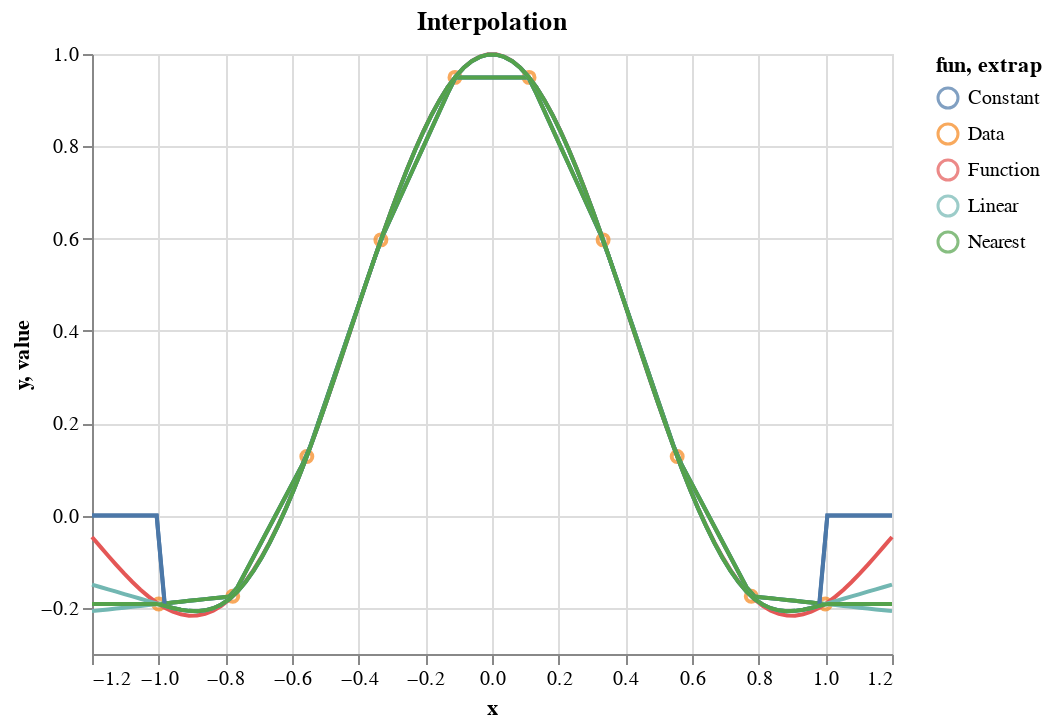

Write notebook code for a chart like this one.
### Code cell
ch0 = alt.Chart(df0).mark_point().encode(x='x:Q',y='y:Q',color='fun:N',detail='fun').transform_filter(datum.fun=='Data')
ch00 = alt.Chart(df0).mark_line().encode(x='x:Q',y='y:Q',color='fun:N',detail='fun').transform_filter(datum.fun=='Function')
ch1 = alt.Chart(df, title='Interpolation').mark_line().encode(x='x',y='value',color='extrap', detail=('k','extrap')).add_selection(single).transform_filter(single)
# ch2 = alt.Chart(df).mark_line().encode(x='x',y='value',color='k:N',detail=('k','extrap'))
ch0+ch00+ch1

### Figure 1 — Vega-Lite specification as saved in the notebook (floating-point values rounded to 4 significant figures; data arrays with more than 128 entries replaced by an {"elided": "..."} marker saying what was removed)
{"$schema": "https://vega.github.io/schema/vega-lite/v2.6.0.json", "config": {"view": {"height": 300, "width": 400}}, "datasets": {"data-373735f976f471b91159544507e25ff8": {"elided": "600 records"}, "data-4217a6c929eb0a305a8c72e00a387b44": [{"fun": "Data", "x": "-1.0", "y": "-0.19178475984314272"}, {"fun": "Data", "x": "-0.7777777777777778", "y": "-0.1747693324677232"}, {"fun": "Data", "x": "-0.5555555555555556", "y": "0.12810273435072683"}, {"fun": "Data", "x": "-0.33333333333333337", "y": "0.5972443588700161"}, {"fun": "Data", "x": "-0.11111111111111116", "y": "0.9493475148569697"}, {"fun": "Data", "x": "0.11111111111111116", "y": "0.9493475148569697"}, {"fun": "Data", "x": "0.33333333333333326", "y": "0.5972443588700164"}, {"fun": "Data", "x": "0.5555555555555554", "y": "0.12810273435072717"}, {"fun": "Data", "x": "0.7777777777777777", "y": "-0.17476933246772314"}, {"fun": "Data", "x": "1.0", "y": "-0.19178475984314272"}, {"fun": "Function", "x": "-1.2", "y": "-0.04656908190990291"}, {"fun": "Function", "x": "-1.1757575757575758", "y": "-0.06692942247711572"}, {"fun": "Function", "x": "-1.1515151515151514", "y": "-0.08714421457173124"}, {"fun": "Function", "x": "-1.1272727272727272", "y": "-0.106922170188949"}, {"fun": "Function", "x": "-1.103030303030303", "y": "-0.12596598390494812"}, {"fun": "Function", "x": "-1.0787878787878786", "y": "-0.14397568542484868"}, {"fun": "Function", "x": "-1.0545454545454545", "y": "-0.16065209338041372"}, {"fun": "Function", "x": "-1.0303030303030303", "y": "-0.17570033057836132"}, {"fun": "Function", "x": "-1.006060606060606", "y": "-0.18883335963211464"}, {"fun": "Function", "x": "-0.9818181818181818", "y": "-0.1997754971333988"}, {"fun": "Function", "x": "-0.9575757575757575", "y": "-0.20826586424931942"}, {"fun": "Function", "x": "-0.9333333333333333", "y": "-0.2140617318733032"}, {"fun": "Function", "x": "-0.9090909090909091", "y": "-0.21694171921595845"}, {"fun": "Function", "x": "-0.8848484848484848", "y": "-0.21670880598951436"}, {"fun": "Function", "x": "-0.8606060606060606", "y": "-0.2131931201055802"}, {"fun": "Function", "x": "-0.8363636363636363", "y": "-0.20625446505275297"}, {"fun": "Function", "x": "-0.812121212121212", "y": "-0.19578455382419693"}, {"fun": "Function", "x": "-0.7878787878787878", "y": "-0.18170891939594255"}, {"fun": "Function", "x": "-0.7636363636363637", "y": "-0.16398847527900026"}, {"fun": "Function", "x": "-0.7393939393939393", "y": "-0.1426207035420457"}, {"fun": "Function", "x": "-0.7151515151515151", "y": "-0.11764045188135529"}, {"fun": "Function", "x": "-0.6909090909090909", "y": "-0.08912032575171955"}, {"fun": "Function", "x": "-0.6666666666666666", "y": "-0.05717066621361849"}, {"fun": "Function", "x": "-0.6424242424242423", "y": "-0.021939108942526857"}, {"fun": "Function", "x": "-0.6181818181818182", "y": "0.016390275271801612"}, {"fun": "Function", "x": "-0.5939393939393939", "y": "0.05759825329391105"}, {"fun": "Function", "x": "-0.5696969696969697", "y": "0.10143210555009567"}, {"fun": "Function", "x": "-0.5454545454545454", "y": "0.14760769014614233"}, {"fun": "Function", "x": "-0.5212121212121211", "y": "0.195811875613373"}, {"fun": "Function", "x": "-0.49696969696969695", "y": "0.24570531825126052"}, {"fun": "Function", "x": "-0.47272727272727266", "y": "0.2969255558439767"}, {"fun": "Function", "x": "-0.4484848484848485", "y": "0.34909038564840184"}, {"fun": "Function", "x": "-0.4242424242424242", "y": "0.4018014910310182"}, {"fun": "Function", "x": "-0.3999999999999999", "y": "0.45464827801505636"}, {"fun": "Function", "x": "-0.37575757575757573", "y": "0.507211880326904"}, {"fun": "Function", "x": "-0.35151515151515145", "y": "0.5590692893363356"}, {"fun": "Function", "x": "-0.32727272727272727", "y": "0.6097975635970834"}, {"fun": "Function", "x": "-0.303030303030303", "y": "0.6589780715350266"}, {"fun": "Function", "x": "-0.2787878787878787", "y": "0.7062007202167283"}, {"fun": "Function", "x": "-0.2545454545454545", "y": "0.7510681230705029"}, {"fun": "Function", "x": "-0.23030303030303023", "y": "0.7931996599281512"}, {"fun": "Function", "x": "-0.20606060606060606", "y": "0.8322353838036256"}, {"fun": "Function", "x": "-0.18181818181818188", "y": "0.8678397304140947"}, {"fun": "Function", "x": "-0.15757575757575748", "y": "0.899704988561377"}, {"fun": "Function", "x": "-0.1333333333333333", "y": "0.9275544921032948"}, {"fun": "Function", "x": "-0.10909090909090913", "y": "0.9511454973247854"}, {"fun": "Function", "x": "-0.08484848484848473", "y": "0.9702717130313825"}, {"fun": "Function", "x": "-0.06060606060606055", "y": "0.9847654545914649"}, {"fun": "Function", "x": "-0.036363636363636376", "y": "0.9944993974020491"}, {"fun": "Function", "x": "-0.012121212121211977", "y": "0.999387909795235"}, {"fun": "Function", "x": "0.0121212121212122", "y": "0.9993879097952348"}, {"fun": "Function", "x": "0.036363636363636376", "y": "0.9944993974020491"}, {"fun": "Function", "x": "0.06060606060606055", "y": "0.9847654545914649"}, {"fun": "Function", "x": "0.08484848484848495", "y": "0.9702717130313823"}, {"fun": "Function", "x": "0.10909090909090913", "y": "0.9511454973247854"}, {"fun": "Function", "x": "0.1333333333333333", "y": "0.9275544921032948"}, {"fun": "Function", "x": "0.1575757575757577", "y": "0.8997049885613767"}, {"fun": "Function", "x": "0.18181818181818188", "y": "0.8678397304140947"}, {"fun": "Function", "x": "0.20606060606060606", "y": "0.8322353838036256"}, {"fun": "Function", "x": "0.23030303030303045", "y": "0.7931996599281508"}, {"fun": "Function", "x": "0.25454545454545463", "y": "0.7510681230705026"}, {"fun": "Function", "x": "0.2787878787878788", "y": "0.7062007202167282"}, {"fun": "Function", "x": "0.303030303030303", "y": "0.6589780715350266"}, {"fun": "Function", "x": "0.3272727272727274", "y": "0.609797563597083"}, {"fun": "Function", "x": "0.35151515151515156", "y": "0.5590692893363354"}, {"fun": "Function", "x": "0.37575757575757573", "y": "0.507211880326904"}, {"fun": "Function", "x": "0.40000000000000013", "y": "0.4546482780150558"}, {"fun": "Function", "x": "0.4242424242424243", "y": "0.40180149103101803"}, {"fun": "Function", "x": "0.4484848484848485", "y": "0.34909038564840184"}, {"fun": "Function", "x": "0.47272727272727266", "y": "0.2969255558439767"}, {"fun": "Function", "x": "0.49696969696969706", "y": "0.24570531825126035"}, {"fun": "Function", "x": "0.5212121212121212", "y": "0.19581187561337263"}, {"fun": "Function", "x": "0.5454545454545454", "y": "0.14760769014614233"}, {"fun": "Function", "x": "0.5696969696969698", "y": "0.10143210555009549"}, {"fun": "Function", "x": "0.593939393939394", "y": "0.05759825329391089"}, {"fun": "Function", "x": "0.6181818181818182", "y": "0.016390275271801612"}, {"fun": "Function", "x": "0.6424242424242426", "y": "-0.021939108942527128"}, {"fun": "Function", "x": "0.6666666666666667", "y": "-0.057170666213618736"}, {"fun": "Function", "x": "0.6909090909090909", "y": "-0.08912032575171955"}, {"fun": "Function", "x": "0.7151515151515151", "y": "-0.11764045188135529"}, {"fun": "Function", "x": "0.7393939393939395", "y": "-0.14262070354204587"}, {"fun": "Function", "x": "0.7636363636363637", "y": "-0.16398847527900026"}, {"fun": "Function", "x": "0.7878787878787878", "y": "-0.18170891939594255"}, {"fun": "Function", "x": "0.8121212121212122", "y": "-0.19578455382419704"}, {"fun": "Function", "x": "0.8363636363636362", "y": "-0.20625446505275288"}, {"fun": "Function", "x": "0.8606060606060606", "y": "-0.2131931201055802"}, {"fun": "Function", "x": "0.884848484848485", "y": "-0.21670880598951436"}, {"fun": "Function", "x": "0.909090909090909", "y": "-0.21694171921595845"}, {"fun": "Function", "x": "0.9333333333333333", "y": "-0.2140617318733032"}, {"fun": "Function", "x": "0.9575757575757577", "y": "-0.20826586424931934"}, {"fun": "Function", "x": "0.9818181818181817", "y": "-0.19977549713339887"}, {"fun": "Function", "x": "1.006060606060606", "y": "-0.18883335963211464"}, {"fun": "Function", "x": "1.0303030303030305", "y": "-0.17570033057836118"}, {"fun": "Function", "x": "1.0545454545454545", "y": "-0.16065209338041372"}, {"fun": "Function", "x": "1.0787878787878789", "y": "-0.14397568542484843"}, {"fun": "Function", "x": "1.1030303030303032", "y": "-0.12596598390494798"}, {"fun": "Function", "x": "1.1272727272727272", "y": "-0.106922170188949"}, {"fun": "Function", "x": "1.1515151515151516", "y": "-0.08714421457173109"}, {"fun": "Function", "x": "1.175757575757576", "y": "-0.06692942247711557"}, {"fun": "Function", "x": "1.2", "y": "-0.04656908190990291"}]}, "layer": [{"data": {"name": "data-4217a6c929eb0a305a8c72e00a387b44"}, "encoding": {"color": {"field": "fun", "type": "nominal"}, "detail": {"field": "fun", "type": "nominal"}, "x": {"field": "x", "type": "quantitative"}, "y": {"field": "y", "type": "quantitative"}}, "mark": "point", "transform": [{"filter": "(datum.fun === 'Data')"}]}, {"data": {"name": "data-4217a6c929eb0a305a8c72e00a387b44"}, "encoding": {"color": {"field": "fun", "type": "nominal"}, "detail": {"field": "fun", "type": "nominal"}, "x": {"field": "x", "type": "quantitative"}, "y": {"field": "y", "type": "quantitative"}}, "mark": "line", "transform": [{"filter": "(datum.fun === 'Function')"}]}, {"data": {"name": "data-373735f976f471b91159544507e25ff8"}, "encoding": {"color": {"field": "extrap", "type": "nominal"}, "detail": [{"field": "k", "type": "quantitative"}, {"field": "extrap", "type": "nominal"}], "x": {"field": "x", "type": "quantitative"}, "y": {"field": "value", "type": "quantitative"}}, "mark": "line", "selection": {"Order": {"bind": {"input": "range", "max": 3, "min": 1, "step": 2}, "empty": "all", "fields": ["k"], "on": "click", "resolve": "global", "type": "single"}}, "title": "Interpolation", "transform": [{"filter": {"selection": "Order"}}]}]}
